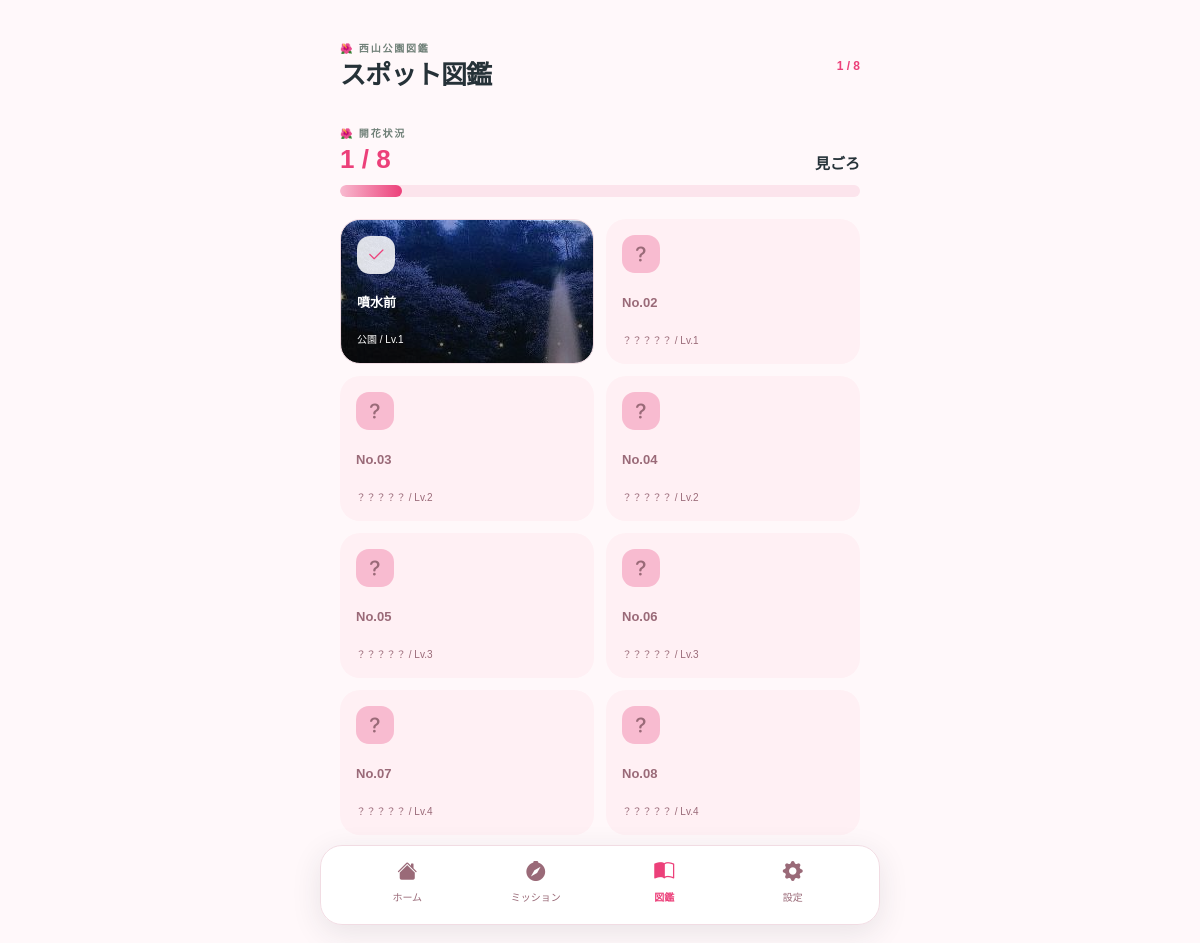
The page /collection (signed in) on the database its author committed.
### models.py (models this page shows)
class Spot(db.Model):
    id = db.Column(db.Integer, primary_key=True)
    name = db.Column(db.String(120), nullable=False)
    lat = db.Column(db.Float, nullable=False)
    lng = db.Column(db.Float, nullable=False)
    hint = db.Column(db.Text, nullable=False)
    fact = db.Column(db.Text, nullable=False)
    category = db.Column(db.String(40), nullable=False)
    audio = db.Column(db.String(120), nullable=True)
    image = db.Column(db.String(120), nullable=True)
    difficulty = db.Column(db.Integer, nullable=False, default=1)
    discovery = db.relationship("Discovery", back_populates="spot", cascade="all, delete-orphan")

### routes/main.py (the view)
@main_bp.get("/collection")
@login_required
def collection():
    found_ids = discovered_ids()
    spots = Spot.query.order_by(Spot.difficulty.asc(), Spot.id.asc()).all()
    return render_template("collection.html", spots=spots, found_ids=found_ids)

### routes/main.py (called while the page is built)
def discovered_ids():
    user_id = session.get("user_id")
    if user_id is None:
        return set()
    return {item.spot_id for item in Discovery.query.filter_by(user_id=user_id).all()}

def login_required(view):
    @wraps(view)
    def wrapped(*args, **kwargs):
        if not session.get("user_id"):
            return redirect(url_for("main.login", next=request.path))
        return view(*args, **kwargs)
    return wrapped

### templates/collection.html (shortened to what this page needs)
{% extends 'base.html' %}
{% block content %}
<header class="topbar"><div><p class="eyebrow mb-1">🌺 西山公園図鑑</p><h1 class="page-title">スポット図鑑</h1></div><span class="collection-count">{{ found_ids|length }} / {{ spots|length }}</span></header><section class="collection-bloom"><div class="section-heading"><div><p class="eyebrow">🌺 開花状況</p><h2>{{ found_ids|length }} / {{ spots|length }}</h2></div><strong>見ごろ</strong></div><div class="bloom-gauge"><span style="width: {{ (found_ids|length / spots|length * 100)|round|int }}%"></span></div></section><div class="collection-grid">{% for spot in spots %}{% if spot.id in found_ids %}<a class="collection-tile found photo-tile" href="{{ url_for('main.spot_detail', spot_id=spot.id) }}" style="background-image: url('{{ url_for('static', filename='img/' ~ spot.image) }}')"><span class="tile-icon"><i class="bi bi-check2"></i></span><strong>{{ spot.name }}</strong><small>{{ spot.category }} / Lv.{{ spot.difficulty }}</small></a>{% else %}<div class="collection-tile locked"><span class="tile-icon"><i class="bi bi-question-lg"></i></span><strong>No.{{ '%02d'|format(spot.id) }}</strong><small>？？？？？ / Lv.{{ spot.difficulty }}</small></div>{% endif %}{% endfor %}</div>
{% endblock %}

### templates/base.html (shortened to what this page needs)
<!doctype html>
<html lang="ja">
<head>
  <link href="https://cdn.jsdelivr.net/npm/bootstrap@5.3.3/dist/css/bootstrap.min.css" rel="stylesheet">
  <link href="https://cdn.jsdelivr.net/npm/bootstrap-icons@1.11.3/font/bootstrap-icons.min.css" rel="stylesheet">
  <link rel="stylesheet" href="{{ url_for('static', filename='app.css') }}">
  <link rel="stylesheet" href="{{ url_for('static', filename='brand.css') }}">
  <link rel="stylesheet" href="{{ url_for('static', filename='home.css') }}">
  <link rel="stylesheet" href="{{ url_for('static', filename='splash.css') }}">
  <link rel="stylesheet" href="{{ url_for('static', filename='final-spec.css') }}">
  <link rel="stylesheet" href="{{ url_for('static', filename='ver2.css') }}">
  <link rel="stylesheet" href="{{ url_for('static', filename='home-v21.css') }}">
  <link rel="stylesheet" href="{{ url_for('static', filename='clue.css') }}">
  <link rel="stylesheet" href="{{ url_for('static', filename='difficulty.css') }}">
  <link rel="stylesheet" href="{{ url_for('static', filename='splash-final.css') }}">
</head>
<body>
  <main class="app-shell {% block shell_class %}{% endblock %}">
    {% block content %}{% endblock %}
  </main>
  {% if request.endpoint not in ['main.splash', 'main.login', 'main.register'] %}{% include 'partials/bottom_nav.html' %}{% endif %}
</body>
</html>

### templates/partials/bottom_nav.html
<nav class="bottom-nav" aria-label="メインナビゲーション">
  <a href="{{ url_for('main.home') }}" class="{% if request.endpoint == 'main.home' %}active{% endif %}"><i class="bi bi-house-fill"></i><span>ホーム</span></a>
  <a href="{{ url_for('main.mission') }}" class="{% if request.endpoint == 'main.mission' %}active{% endif %}"><i class="bi bi-compass-fill"></i><span>ミッション</span></a>
  <a href="{{ url_for('main.collection') }}" class="{% if request.endpoint == 'main.collection' %}active{% endif %}"><i class="bi bi-book-half"></i><span>図鑑</span></a>
  <a href="{{ url_for('main.settings') }}" class="{% if request.endpoint == 'main.settings' %}active{% endif %}"><i class="bi bi-gear-fill"></i><span>設定</span></a>
</nav>

### static/app.css (style rules this page uses)
:root { --primary:#EC407A;--primary-dark:#C2185B;--secondary:#F8BBD0;--accent:#E67E22;--green:#43A047;--panda:#E67E22;--sky:#64B5F6;--bg:#FFF8FA;--text:#263238;--muted:#708078;--line:#F1DCE3;--glass:rgba(255,255,255,.78) }
* { box-sizing:border-box }
body { margin:0;background:var(--bg);color:var(--text);font-family:'Noto Sans JP',sans-serif;font-size:15px }
a { text-decoration:none;color:inherit }
.app-shell { width:100%;max-width:560px;min-height:100vh;margin:0 auto;padding:24px 20px 108px;overflow:hidden }
.eyebrow { font-size:10px;letter-spacing:.18em;font-weight:900;color:var(--muted);margin:0 }
.topbar { display:flex;align-items:center;justify-content:space-between;min-height:52px;margin-bottom:30px }
.page-title { font-size:26px;font-weight:900;letter-spacing:-.03em;margin:0 }
.section-heading { display:flex;align-items:end;justify-content:space-between;margin-bottom:15px }
.section-heading h2 { font-size:19px;font-weight:900;margin:4px 0 0 }
.step-count,.collection-count { font-size:12px;font-weight:700;color:var(--primary) }
.collection-grid { display:grid;grid-template-columns:repeat(2,1fr);gap:12px }
.collection-tile { min-height:145px;padding:16px;border-radius:20px;display:flex;flex-direction:column;justify-content:space-between }
.collection-tile.found { background:#fff;border:1px solid var(--line);box-shadow:0 8px 16px rgba(38,50,56,.05) }
.collection-tile.locked { background:#FFF0F4;color:#9A6A78 }
.tile-icon { width:38px;height:38px;border-radius:13px;display:grid;place-items:center;font-size:20px }
.found .tile-icon { background:#FCE4EC;color:var(--primary) }
.locked .tile-icon { background:#F8BBD0 }
.collection-tile strong { font-size:13px }
.collection-tile small { font-size:10px }
.bottom-nav { position:fixed;z-index:20;bottom:0;left:50%;transform:translateX(-50%);width:100%;max-width:560px;height:80px;padding:10px 22px calc(10px + env(safe-area-inset-bottom));display:flex;justify-content:space-around;background:rgba(255,255,255,.9);backdrop-filter:blur(16px);border-top:1px solid rgba(220,232,221,.8) }
.bottom-nav a { display:flex;flex-direction:column;align-items:center;gap:4px;font-size:10px;color:#9A6A78;min-width:55px }
.bottom-nav i { font-size:20px }
.bottom-nav a.active { color:var(--primary);font-weight:700 }
@media (min-width:700px) { .app-shell { padding-top:40px } }
@media (min-width:700px) { .bottom-nav { bottom:18px;border:1px solid var(--line);border-radius:22px;box-shadow:0 8px 30px rgba(38,50,56,.1) } }

### static/brand.css (style rules this page uses)
:root { --primary:#EC407A;--primary-dark:#C2185B;--secondary:#F8BBD0;--accent:#E67E22;--green:#43A047;--panda:#E67E22;--sky:#64B5F6;--bg:#FFF8FA;--text:#263238;--muted:#708078;--line:#F1DCE3;--glass:rgba(255,255,255,.78);--azalea:#EC407A;--background:#FFF8FA }
.photo-tile { background-position:center;background-size:cover;color:#fff;min-height:145px;box-shadow:inset 0 -70px 45px rgba(0,0,0,.45)!important }
.photo-tile .tile-icon { background:rgba(255,255,255,.85) }

### static/final-spec.css (style rules this page uses)
.bloom-gauge { height:12px;border-radius:20px;background:#FCE4EC;overflow:hidden }
.bloom-gauge span { display:block;height:100%;border-radius:20px;background:linear-gradient(90deg,#F8BBD0,#EC407A) }
.collection-grid { background:#FFF8FA }
.collection-tile.locked { background:#FFF0F4;color:#9A6A78 }
.collection-tile.locked .tile-icon { background:#F8BBD0;color:#9A6A78 }

### static/ver2.css (style rules this page uses)
.collection-bloom { padding:4px 0 22px }
.collection-bloom .section-heading { margin-bottom:10px }
.collection-bloom h2 { font-size:26px;color:#EC407A;margin:3px 0 0 }
.collection-grid { background:#FFF8FA }
.collection-tile.locked { background:#FFF0F4;color:#9A6A78 }
.collection-tile.locked .tile-icon { background:#F8BBD0;color:#9A6A78 }
.bloom-gauge { background:#FCE4EC;height:12px;border-radius:20px;overflow:hidden }
.bloom-gauge span { display:block;height:100%;border-radius:20px;background:linear-gradient(90deg,#F8BBD0,#EC407A) }

### rows shown on the page
Spot: image (picture), name "噴水前", category "公園", difficulty "1"
Spot: id "02", difficulty "1"
Spot: id "03", difficulty "2"
Spot: id "04", difficulty "2"
Spot: id "05", difficulty "3"
Spot: id "06", difficulty "3"
Spot: id "07", difficulty "4"
Spot: id "08", difficulty "4"

### other values the page prints
{{ found_ids|length }} "1"
{{ spots|length }} "8"
